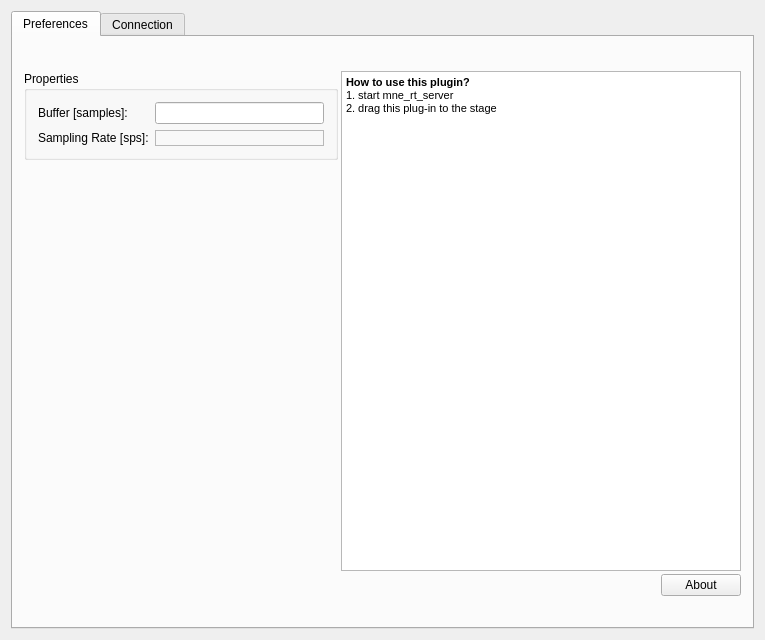
<?xml version="1.0" encoding="UTF-8"?>
<ui version="4.0">
 <class>FiffSimulatorSetupWidgetClass</class>
 <widget class="QWidget" name="FiffSimulatorSetupWidgetClass">
  <property name="geometry">
   <rect>
    <x>0</x>
    <y>0</y>
    <width>765</width>
    <height>640</height>
   </rect>
  </property>
  <property name="windowTitle">
   <string>RTServerSetupClass</string>
  </property>
  <layout class="QVBoxLayout" name="verticalLayout">
   <item>
    <widget class="QTabWidget" name="tabWidget">
     <property name="currentIndex">
      <number>0</number>
     </property>
     <widget class="QWidget" name="tab_pref">
      <attribute name="title">
       <string>Preferences</string>
      </attribute>
      <layout class="QVBoxLayout" name="verticalLayout_2">
       <item>
        <layout class="QGridLayout" name="m_qGridLayout_main">
         <property name="spacing">
          <number>3</number>
         </property>
         <item row="0" column="1">
          <spacer name="m_qHorizontalSpacerTitle">
           <property name="orientation">
            <enum>Qt::Horizontal</enum>
           </property>
           <property name="sizeHint" stdset="0">
            <size>
             <width>40</width>
             <height>20</height>
            </size>
           </property>
          </spacer>
         </item>
         <item row="2" column="0">
          <spacer name="m_qVerticalSpacer_Properties">
           <property name="orientation">
            <enum>Qt::Vertical</enum>
           </property>
           <property name="sizeHint" stdset="0">
            <size>
             <width>20</width>
             <height>40</height>
            </size>
           </property>
          </spacer>
         </item>
         <item row="1" column="0">
          <widget class="QGroupBox" name="m_qGroupBox_MneRtClientProperties">
           <property name="title">
            <string>Properties</string>
           </property>
           <layout class="QGridLayout" name="gridLayout">
            <item row="4" column="0">
             <widget class="QLabel" name="m_qLabel_sps_description">
              <property name="sizePolicy">
               <sizepolicy hsizetype="Minimum" vsizetype="Minimum">
                <horstretch>0</horstretch>
                <verstretch>0</verstretch>
               </sizepolicy>
              </property>
              <property name="layoutDirection">
               <enum>Qt::LeftToRight</enum>
              </property>
              <property name="text">
               <string>Sampling Rate [sps]:</string>
              </property>
             </widget>
            </item>
            <item row="4" column="1">
             <widget class="QLabel" name="m_qLabel_sps">
              <property name="frameShape">
               <enum>QFrame::StyledPanel</enum>
              </property>
              <property name="text">
               <string/>
              </property>
             </widget>
            </item>
            <item row="3" column="1">
             <widget class="QLineEdit" name="m_qLineEdit_BufferSize">
              <property name="text">
               <string/>
              </property>
             </widget>
            </item>
            <item row="3" column="0">
             <widget class="QLabel" name="m_qLabel_BufferSize">
              <property name="text">
               <string>Buffer [samples]:</string>
              </property>
             </widget>
            </item>
           </layout>
          </widget>
         </item>
         <item row="1" column="1" rowspan="2" colspan="3">
          <widget class="QTextBrowser" name="textBrowser">
           <property name="html">
            <string>&lt;!DOCTYPE HTML PUBLIC &quot;-//W3C//DTD HTML 4.0//EN&quot; &quot;http://www.w3.org/TR/REC-html40/strict.dtd&quot;&gt;
&lt;html&gt;&lt;head&gt;&lt;meta name=&quot;qrichtext&quot; content=&quot;1&quot; /&gt;&lt;style type=&quot;text/css&quot;&gt;
p, li { white-space: pre-wrap; }
&lt;/style&gt;&lt;/head&gt;&lt;body style=&quot; font-family:'MS Shell Dlg 2'; font-size:7.8pt; font-weight:400; font-style:normal;&quot;&gt;
&lt;p style=&quot; margin-top:0px; margin-bottom:0px; margin-left:0px; margin-right:0px; -qt-block-indent:0; text-indent:0px;&quot;&gt;&lt;span style=&quot; font-size:8pt; font-weight:600;&quot;&gt;How to use this plugin?&lt;/span&gt;&lt;/p&gt;
&lt;p style=&quot; margin-top:0px; margin-bottom:0px; margin-left:0px; margin-right:0px; -qt-block-indent:0; text-indent:0px;&quot;&gt;&lt;span style=&quot; font-size:8pt;&quot;&gt;1. start mne_rt_server&lt;/span&gt;&lt;/p&gt;
&lt;p style=&quot; margin-top:0px; margin-bottom:0px; margin-left:0px; margin-right:0px; -qt-block-indent:0; text-indent:0px;&quot;&gt;&lt;span style=&quot; font-size:8pt;&quot;&gt;2. drag this plug-in to the stage&lt;/span&gt;&lt;/p&gt;&lt;/body&gt;&lt;/html&gt;</string>
           </property>
          </widget>
         </item>
         <item row="3" column="3">
          <widget class="QPushButton" name="m_qPushButton_About">
           <property name="text">
            <string>About</string>
           </property>
          </widget>
         </item>
         <item row="3" column="1" colspan="2">
          <spacer name="m_qHorizontalSpacer_About">
           <property name="orientation">
            <enum>Qt::Horizontal</enum>
           </property>
           <property name="sizeHint" stdset="0">
            <size>
             <width>40</width>
             <height>20</height>
            </size>
           </property>
          </spacer>
         </item>
         <item row="0" column="2" colspan="2">
          <widget class="QLabel" name="m_qLabelFiffSimulatorImage">
           <property name="text">
            <string/>
           </property>
           <property name="pixmap">
            <pixmap resource="../fiffsimulator.qrc">:/images/fiffsimulator.png</pixmap>
           </property>
          </widget>
         </item>
        </layout>
       </item>
       <item>
        <spacer name="m_qVerticalSpacer_Headline">
         <property name="orientation">
          <enum>Qt::Vertical</enum>
         </property>
         <property name="sizeType">
          <enum>QSizePolicy::Fixed</enum>
         </property>
         <property name="sizeHint" stdset="0">
          <size>
           <width>20</width>
           <height>20</height>
          </size>
         </property>
        </spacer>
       </item>
      </layout>
     </widget>
     <widget class="QWidget" name="tab_con">
      <attribute name="title">
       <string>Connection</string>
      </attribute>
      <layout class="QVBoxLayout" name="verticalLayout_3">
       <item>
        <layout class="QGridLayout" name="gridLayout_3">
         <item row="2" column="1">
          <widget class="QGroupBox" name="m_qGroupBox_Send">
           <property name="maximumSize">
            <size>
             <width>250</width>
             <height>16777215</height>
            </size>
           </property>
           <property name="title">
            <string>Send Command Line Instruction</string>
           </property>
           <layout class="QGridLayout" name="gridLayout_6">
            <item row="0" column="0">
             <widget class="QLabel" name="m_qLabel_Instruction">
              <property name="text">
               <string>Instruction:</string>
              </property>
             </widget>
            </item>
            <item row="0" column="2">
             <widget class="QLineEdit" name="m_qLineEdit_SendCLI"/>
            </item>
            <item row="1" column="2">
             <widget class="QPushButton" name="m_qPushButton_SendCLI">
              <property name="text">
               <string>Send</string>
              </property>
             </widget>
            </item>
           </layout>
          </widget>
         </item>
         <item row="4" column="2">
          <spacer name="horizontalSpacer_3">
           <property name="orientation">
            <enum>Qt::Horizontal</enum>
           </property>
           <property name="sizeHint" stdset="0">
            <size>
             <width>40</width>
             <height>20</height>
            </size>
           </property>
          </spacer>
         </item>
         <item row="1" column="1">
          <widget class="QGroupBox" name="m_qGroupBox_rtServerInfo">
           <property name="maximumSize">
            <size>
             <width>250</width>
             <height>16777215</height>
            </size>
           </property>
           <property name="title">
            <string>Host (mne_rt_server) Information</string>
           </property>
           <layout class="QGridLayout" name="gridLayout_5">
            <item row="1" column="0">
             <widget class="QLabel" name="m_qLabel_Ip">
              <property name="text">
               <string>IP Address:</string>
              </property>
             </widget>
            </item>
            <item row="0" column="0">
             <widget class="QLabel" name="m_qLabel_ConnectionStatusDescr">
              <property name="text">
               <string>Status:</string>
              </property>
             </widget>
            </item>
            <item row="2" column="1">
             <widget class="QPushButton" name="m_qPushButton_Connect">
              <property name="text">
               <string>Connect</string>
              </property>
             </widget>
            </item>
            <item row="1" column="1">
             <widget class="QLineEdit" name="m_qLineEdit_Ip"/>
            </item>
            <item row="0" column="1">
             <widget class="QLabel" name="m_qLabel_ConnectionStatus">
              <property name="frameShape">
               <enum>QFrame::StyledPanel</enum>
              </property>
              <property name="frameShadow">
               <enum>QFrame::Plain</enum>
              </property>
              <property name="text">
               <string>not Connected</string>
              </property>
             </widget>
            </item>
           </layout>
          </widget>
         </item>
         <item row="1" column="2" rowspan="3">
          <widget class="QGroupBox" name="m_qGroupBox_log">
           <property name="title">
            <string>Log</string>
           </property>
           <layout class="QGridLayout" name="gridLayout_4">
            <item row="0" column="0" rowspan="2">
             <widget class="QTextBrowser" name="m_qTextBrowser_ServerMessage"/>
            </item>
           </layout>
          </widget>
         </item>
         <item row="3" column="1" rowspan="2">
          <spacer name="verticalSpacer">
           <property name="orientation">
            <enum>Qt::Vertical</enum>
           </property>
           <property name="sizeType">
            <enum>QSizePolicy::Expanding</enum>
           </property>
           <property name="sizeHint" stdset="0">
            <size>
             <width>20</width>
             <height>30</height>
            </size>
           </property>
          </spacer>
         </item>
        </layout>
       </item>
      </layout>
     </widget>
    </widget>
   </item>
  </layout>
 </widget>
 <layoutdefault spacing="6" margin="11"/>
 <resources>
  <include location="../fiffsimulator.qrc"/>
 </resources>
 <connections/>
</ui>
